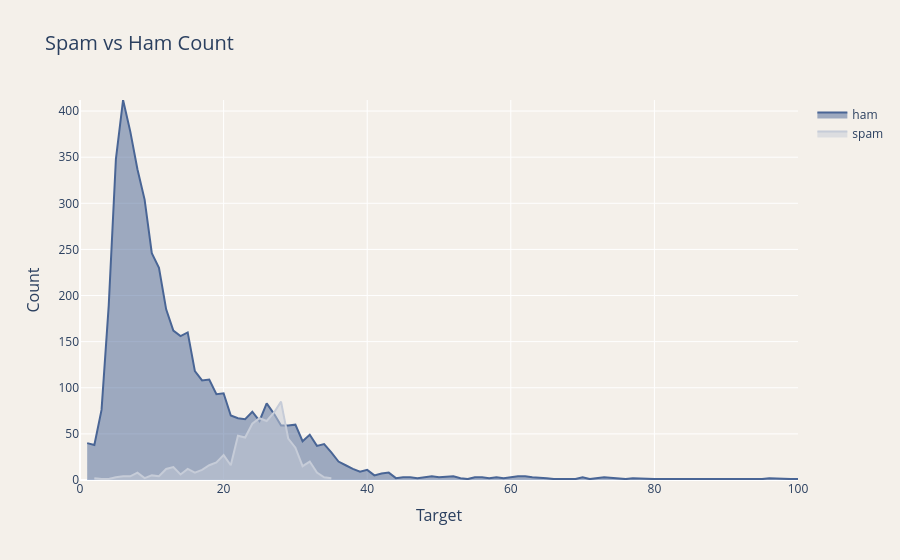

The code cell stored with this chart in its notebook:
### Code cell
ham_df=df[df['target']=='ham']['message_len'].value_counts().sort_index()
spam_df=df[df['target']=='spam']['message_len'].value_counts().sort_index()

fig=go.Figure()

fig.add_trace(go.Scatter(
    x=ham_df.index,
    y=ham_df.values,
    name='ham',
    fill='tozeroy',
    marker_color=primary_blue
))

fig.add_trace(go.Scatter(
    x=spam_df.index,
    y=spam_df.values,
    name='spam',
    fill='tozeroy',
    marker_color=primary_grey
))

fig.update_layout(
    title="<span style='font-size: 20px;'>Spam vs Ham Count</span>",
    xaxis_title="<span style='font-size: 16px;'>Target</span>",
    yaxis_title="<span style='font-size: 16px;'>Count</span>",
    plot_bgcolor='#f4f0ea',   # Fixed: added '#' prefix
    paper_bgcolor='#f4f0ea',  # Make sure this has '#' too if you used it
)

fig.update_xaxes(range=[0, 100])
fig.update_yaxes(range=[0, max(ham_df.max(), spam_df.max())])

fig.show()

### Figure 1 — Plotly figure (JSON) as saved in the notebook; plotly's stock layout.template omitted (floating-point values rounded to 4 significant figures)
{"data": [{"fill": "tozeroy", "marker": {"color": "#496595"}, "name": "ham", "type": "scatter", "x": [1, 2, 3, 4, 5, 6, 7, 8, 9, 10, 11, 12, 13, 14, 15, 16, 17, 18, 19, 20, 21, 22, 23, 24, 25, 26, 27, 28, 29, 30, 31, 32, 33, 34, 35, 36, 37, 38, 39, 40, 41, 42, 43, 44, 45, 46, 47, 48, 49, 50, 52, 53, 54, 55, 56, 57, 58, 59, 60, 61, 62, 63, 65, 66, 69, 70, 71, 72, 73, 76, 77, 80, 88, 89, 95, 96, 99, 119, 121, 125, 162, 171], "y": [40, 38, 76, 189, 348, 412, 378, 337, 304, 246, 230, 185, 162, 156, 160, 118, 108, 109, 93, 94, 70, 67, 66, 74, 64, 83, 72, 59, 59, 60, 42, 49, 37, 39, 30, 20, 16, 12, 9, 11, 5, 7, 8, 2, 3, 3, 2, 3, 4, 3, 4, 2, 1, 3, 3, 2, 3, 2, 3, 4, 4, 3, 2, 1, 1, 3, 1, 2, 3, 1, 2, 1, 1, 1, 1, 2, 1, 1, 1, 2, 1, 1]}, {"fill": "tozeroy", "marker": {"color": "#c6ccd8"}, "name": "spam", "type": "scatter", "x": [2, 3, 4, 5, 6, 7, 8, 9, 10, 11, 12, 13, 14, 15, 16, 17, 18, 19, 20, 21, 22, 23, 24, 25, 26, 27, 28, 29, 30, 31, 32, 33, 34, 35], "y": [2, 1, 1, 3, 4, 4, 8, 2, 5, 4, 12, 14, 6, 12, 8, 11, 16, 19, 27, 16, 48, 46, 61, 67, 64, 73, 85, 45, 35, 15, 20, 8, 3, 2]}], "layout": {"paper_bgcolor": "#f4f0ea", "plot_bgcolor": "#f4f0ea", "title": {"text": "<span style='font-size: 20px;'>Spam vs Ham Count</span>"}, "xaxis": {"range": [0, 100], "title": {"text": "<span style='font-size: 16px;'>Target</span>"}}, "yaxis": {"range": [0, 412], "title": {"text": "<span style='font-size: 16px;'>Count</span>"}}}}
